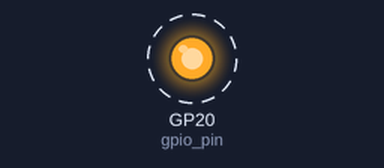
The program below on a simulated Raspberry Pi Pico running MicroPython. Shown: output pins drawn as LEDs (lit = HIGH). Dashed ring = blinking.

Above: at 0.1 s.
Timing chart, 0 to 3.0 s (numbered marks = the images above):
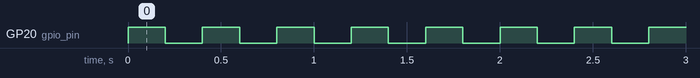

Measured:
- by itself, GP20 (gpio_pin): alternates HIGH for 0.20 s and LOW for 0.20 s

The program:

main.py
```python
from machine import Pin
import time

gpio_pin = Pin(20, Pin.OUT)


def pulse(pin, high_time, low_time):
    pin.value(1)
    time.sleep(high_time)
    pin.value(0)
    time.sleep(low_time)


while True:
    pulse(gpio_pin, 0.2, 0.2)
```
